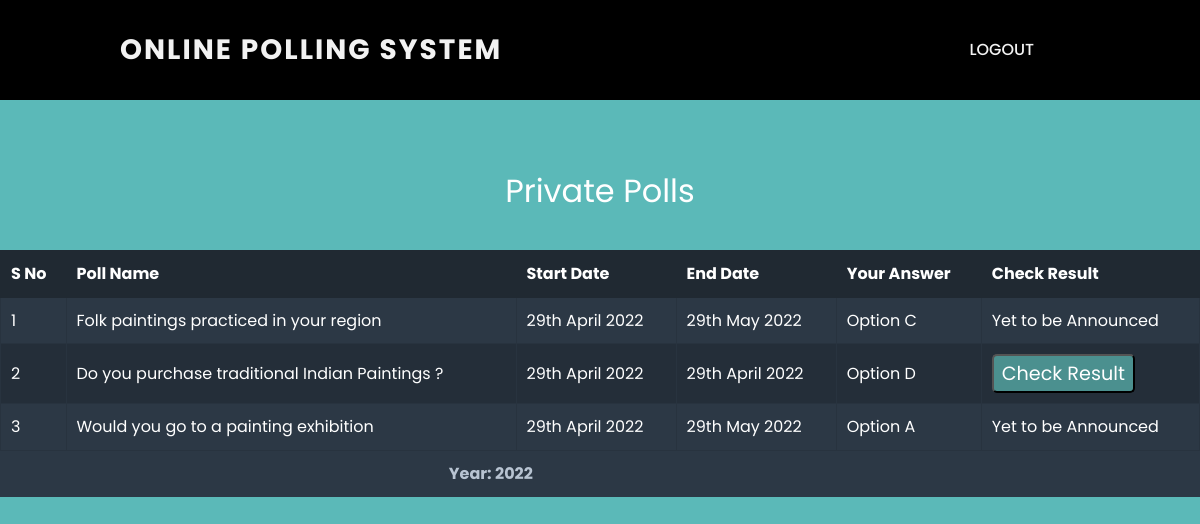
/private_polls (signed in), run on the app's committed database.
### tables this page shows
CREATE TABLE poll_data (
                pollid INTEGER PRIMARY KEY AUTOINCREMENT,
                owner INTEGER NOT NULL,
                pollname VARCHAR(30) NOT NULL,
                quest VARCHAR(300) NOT NULL,
                op1 VARCHAR(50) NOT NULL,
                op2 VARCHAR(50) NOT NULL,
                op3 VARCHAR(50),
                op4 VARCHAR(50),
                op5 VARCHAR(50),
                op6 VARCHAR(50),
                op7 VARCHAR(50),
                op8 VARCHAR(50)
                );

### app.py (the view)
@app.route("/private_polls", methods=["GET", "POST"])
@login_required
def private_polls():
    conn = sqlite3.connect('Voting_database.db')
    c = conn.cursor()
    if request.method == "POST":
        val_0 = request.form.get("part")
        val_1 = request.form.get("res")
        if val_0:
            poll_id = val_0
            c.execute("""SELECT no_of_options FROM poll_filters WHERE pollid = :p""", {"p": poll_id})
            option_count = c.fetchone()[0]
            c.execute("""SELECT * FROM poll_data WHERE pollid = :p """, {"p": poll_id})
            row = c.fetchone()
            conn.commit()
            return render_template("participate.html", arr=row, n=option_count)
        else:
            poll_id = val_1
            c.execute("""SELECT no_of_options FROM poll_filters WHERE pollid = :p""", {"p": poll_id})
            option_count = c.fetchone()[0]
            c.execute("""SELECT * FROM poll_results JOIN poll_data USING (pollid) WHERE pollid = :p """, {"p": poll_id})
            row = c.fetchone()
            conn.commit()
            return render_template("result.html", arr=row, n=option_count)
    else:
        c.execute("""SELECT email from user_data WHERE userid = :u """, {"u": session["user_id"]})
        email = c.fetchone()[0]
        c.execute("""SELECT pollid from poll_filters WHERE private == 1""")
        poll_id = c.fetchall()
        final_p = []
        final_options = []
        for idx in poll_id:
            table_name = "poll_no" + str(idx[0])
            c.execute("""SELECT option from {} where emailid == :o """.format(table_name), {"o": email})
            option = c.fetchone()
            print(option)
            if option is not None:
                final_p.append(idx[0])
                final_options.append(option[0])
        poll_name = []
        poll_dates = []
        for idx in final_p:
            c.execute("""SELECT pollname from poll_data WHERE pollid == :p""", {"p": idx})
            poll_name.append(c.fetchone())
            c.execute("""SELECT start, end from poll_filters WHERE pollid == :p""", {"p": idx})
            poll_dates.append(c.fetchone())
        final_data = []
        for i in range(len(final_p)):
            data = [final_p[i], poll_name[i][0], convert_date(poll_dates[i][0]), convert_date(poll_dates[i][1]),
                    final_options[i]]
            if is_in_future(poll_dates[i][0]):
                data.append(2)
            elif is_in_past(poll_dates[i][1]):
                data.append(0)
            else:
                data.append(1)
            final_data.append(data)
        return render_template("private_polls.html", data=final_data, n=len(final_data))

### app.py (called while the page is built)
@app.after_request
def after_request(response):
    response.headers["Cache-Control"] = "no-cache, no-store, must-revalidate"
    response.headers["Expires"] = 0
    response.headers["Pragma"] = "no-cache"
    return response

def login_required(f):
    @wraps(f)
    def decorated_function(*args, **kwargs):
        if session.get("user_id") is None:
            return redirect("/login")
        return f(*args, **kwargs)
    return decorated_function

### helper.py (called while the page is built)
def convert_date(d):
    res = d[8] + d[9]
    months_string = ['January', 'February', 'March', 'April', 'May', 'June', 'July', 'August', 'September', 'October',
                     'November', 'December']
    ordinal_string = ['st', 'nd', 'th']
    if int(d[8] + d[9]) == 1:
        res += 'st '
    elif int(d[8] + d[9]) == 2:
        res += 'nd '
    else:
        res += "th "
    res += months_string[int(d[5] + d[6]) - 1]
    res += (" " + d[0] + d[1] + d[2] + d[3])
    return res

def is_in_past(val):
    d = int(val[8] + val[9])
    m = int(val[5] + val[6])
    y = int(val[0] + val[1] + val[2] + val[3])
    curr_date = date.today()
    val1 = str(curr_date.strftime("%Y/%m/%d"))
    cd = int(val1[8] + val1[9])
    cm = int(val1[5] + val1[6])
    cy = int(val1[0] + val1[1] + val1[2] + val1[3])
    if cy > y:
        return 1
    elif cy < y:
        return 0
    if cm > m:
        return 1
    elif cm < m:
        return 0
    if cd > d:
        return 1
    elif cd < d:
        return 0
    return 0

def is_in_future(val1):
    curr_date = date.today()
    val = str(curr_date.strftime("%Y/%m/%d"))
    d = int(val[8] + val[9])
    m = int(val[5] + val[6])
    y = int(val[0] + val[1] + val[2] + val[3])
    cd = int(val1[8] + val1[9])
    cm = int(val1[5] + val1[6])
    cy = int(val1[0] + val1[1] + val1[2] + val1[3])
    if cy > y:
        return 1
    elif cy < y:
        return 0
    if cm > m:
        return 1
    elif cm < m:
        return 0
    if cd > d:
        return 1
    elif cd < d:
        return 0
    return 0

### Templates/private_polls.html (shortened to what this page needs)
{% extends "layout.html" %}
{% block title %}
    <link rel="stylesheet" href="https://cdnjs.cloudflare.com/ajax/libs/normalize/5.0.0/normalize.min.css">
    <link rel="stylesheet" href="static/view_polls/style.css">
{% endblock %}
{% block main %}
<section style = "display: block;
    background-color: #5BB9B8;
    height:150px;
    padding:65px;
    font-size: 2em;
    margin-inline-start: 0px;
    margin-inline-end: 0px;
    text-align: center;">
    Private Polls
</section>
    <form action = "/private_polls" method="POST">
        <main>
            <table>
                <thead>
                    <tr>
                        <th> S No </th>
                        <th> Poll Name</th>
                        <th>Start Date</th>
                        <th>End Date</th>
                        <th>Your Answer</th>
                        <th>Check Result</th>
                    </tr>
                </thead>
                <tfoot>
                    <tr>
                        <th colspan='5'>
                          Year: 2022
                        </th>
                    </tr>
                </tfoot>
                <tbody>
                    {% for i in range(n) %}
                    <tr>
                        <td> {{ i+1 }} </td>
                        <td> {{ data[i][1] }} </td>
                        <td> {{ data[i][2] }} </td>
                        <td> {{ data[i][3] }} </td>
                        <td class='select'>
                            {% if data[i][4] != 0 %}
                               Option {{ "ABCDEFGHIJKLMNOPQRSTUVWXYZ"[data[i][4] - 1] }}
                            {% elif data[i][5] == 1  %}
                                <button value='{{ data[i][0] }}' name="part" type="submit" class="button">Participate now</button>
                            {% elif data[i][5] == 2 %}
                                Yet to begin
                            {% else %}
                                Closed
                            {% endif %}
                        </td>
                        <td class='select'>
                            {% if data[i][5] == 0 %}
                            <button value='{{ data[i][0] }}' name="res" type="submit" class="button">Check Result</button>
                            {% else %}
                                Yet to be Announced
                            {% endif %}
                        </td>
                    </tr>
                  {% endfor %}
                </tbody>
            </table>
        </main>
    </form>
{% endblock %}

### static/layout_styles.css (style rules this page uses)
html, body { margin:0; font-family: 'Poppins', sans-serif !important; font-weight: 400 !important; background-color: #fff ; font-size: 16px !important; -ms-text-size-adjust: 100% !important; -webkit-font-smoothing: antialiased !important; -moz-osx-font-smoothing: grayscale !important; height: 100%; width: 100%; }
button, input, optgroup, select, textarea { font-family: 'Poppins', sans-serif !important; font-size: 100%; line-height: 1.15; margin: 0; }

### static/view_polls/style.css (style rules this page uses)
* { box-sizing: border-box; }
html { font-size: 62.5%; background-color: #5BB9B8; }
body { height: 100%; width: 100%; background-color: #5BB9B8; line-height: 1.6; -webkit-font-smoothing: antialiased; color: #fff; font-size: 1.6rem; font-family: 'Lato', sans-serif; }
main { top:200px; background-color: #2C3845; }
table { display: block; }
tr, td, tbody, tfoot { display: block; }
thead { display: none; }
tr { padding-bottom: 10px; }
td { padding: 10px 10px 0; text-align: center; }
td:before { content: attr(data-title); color: #7a91aa; text-transform: uppercase; font-size: 1.4rem; padding-right: 10px; display: block; }
table { width: 100%; }
th { text-align: left; font-weight: 700; }
thead th { background-color: #202932; color: #fff; border: 1px solid #202932; }
tfoot th { display: block; padding: 10px; text-align: center; color: #b8c4d2; }
.button { line-height: 1; display: inline-block; font-size: 1.2rem; text-decoration: none; border-radius: 5px; color: #fff; padding: 8px; background-color: #4b908f; }
.select { padding-bottom: 20px; border-bottom: 1px solid #28333f; }
.select:before { display: none; }
@media (min-width: 460px) { td { text-align: left; } }
@media (min-width: 460px) { td:before { display: inline-block; text-align: right; width: 140px; } }
@media (min-width: 460px) { .select { padding-left: 160px; } }
@media (min-width: 720px) { table { display: table; } }
@media (min-width: 720px) { tr { display: table-row; } }
@media (min-width: 720px) { td, th { display: table-cell; } }
@media (min-width: 720px) { tbody { display: table-row-group; } }
@media (min-width: 720px) { thead { display: table-header-group; } }
@media (min-width: 720px) { tfoot { display: table-footer-group; } }
@media (min-width: 720px) { td { border: 1px solid #28333f; } }
@media (min-width: 720px) { td:before { display: none; } }
@media (min-width: 720px) { td, th { padding: 10px; } }
@media (min-width: 720px) { tr:nth-child(2n+2) td { background-color: #242e39; } }
@media (min-width: 720px) { tfoot th { display: table-cell; } }
@media (min-width: 720px) { .select { padding: 10px; } }

### data on the page
poll_data: pollname "Folk paintings practiced in your region"
poll_data: pollname "Do you purchase traditional Indian Paintings ?"
poll_data: pollname "Would you go to a painting exhibition"

### other printed values
{{ i+1 }} "1" "2" "3"
{{ data[i][2] }} "29th April 2022" "29th April 2022" "29th April 2022"
{{ data[i][3] }} "29th May 2022" "29th April 2022" "29th May 2022"
{{ "ABCDEFGHIJKLMNOPQRSTUVWXYZ"[data[i][4] - 1] }} "C" "D" "A"
